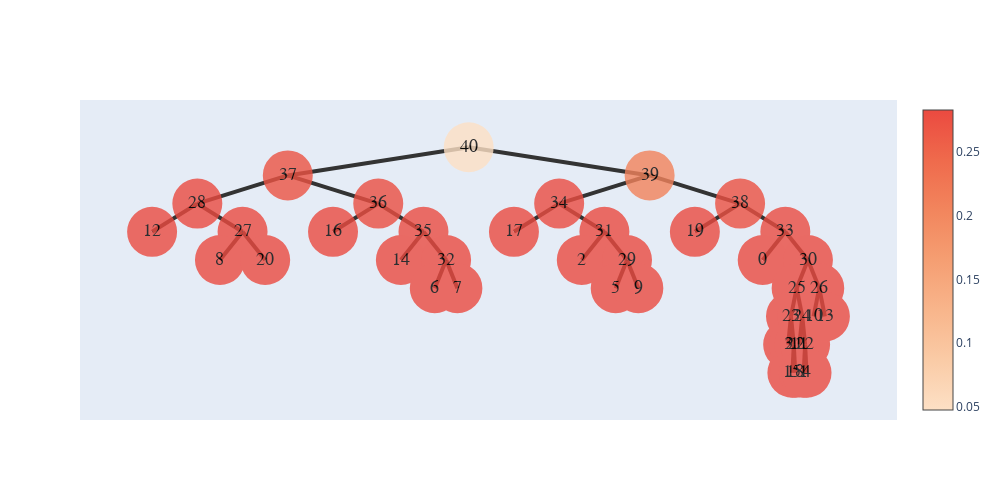

The notebook cell this image was saved under:
### Code cell
nodes1 = [node(name=str(i),son=[]) for i in range(len(uf.tree()))]
for i,j in enumerate(uf.tree()):
    if(j!=-1):
        nodes1[j].son.append(nodes1[i])
    nodes1[i].value=embeddings[i];
    nodes1[i].subson=0
    # if(i==49):
    #     break
show_tree(nodes1[-1]).show_fig()

### Figure 1 — Plotly figure (JSON) as saved in the notebook; plotly's stock layout.template omitted (floating-point values rounded to 4 significant figures)
{"data": [{"hoverinfo": "text", "marker": {"color": [0.04761, 0.2725, 0.283, 0.2831, 0.2831, 0.2831, 0.2831, 0.2785, 0.2831, 0.281, 0.2831, 0.2828, 0.2831, 0.2831, 0.2094, 0.2813, 0.2831, 0.2828, 0.2831, 0.283, 0.2831, 0.2831, 0.2752, 0.2831, 0.281, 0.2831, 0.2826, 0.283, 0.2831, 0.2831, 0.2831, 0.2831, 0.2831, 0.2831, 0.2831, 0.2831, 0.2831, 0.2831, 0.2831, 0.2831, 0.2831], "colorscale": [[0, "rgb(253, 224, 197)"], [0.1667, "rgb(250, 203, 166)"], [0.3333, "rgb(248, 181, 139)"], [0.5, "rgb(245, 158, 114)"], [0.6667, "rgb(242, 133, 93)"], [0.8333, "rgb(239, 106, 76)"], [1, "rgb(235, 74, 64)"]], "showscale": true, "size": 50, "symbol": "circle-dot"}, "mode": "markers+text", "opacity": 0.8, "text": ["40", "37", "28", "12", "27", "8", "20", "36", "16", "35", "14", "32", "6", "7", "39", "34", "17", "31", "2", "29", "5", "9", "38", "19", "33", "0", "30", "25", "23", "3", "21", "15", "18", "24", "11", "22", "1", "4", "26", "10", "13"], "textfont": {"color": "#000000", "family": "sans serif", "size": 18}, "type": "scatter", "x": [5.5, 3.25, 2.125, 1.562, 2.688, 2.406, 2.969, 4.375, 3.812, 4.938, 4.656, 5.219, 5.078, 5.359, 7.75, 6.625, 6.062, 7.188, 6.906, 7.469, 7.328, 7.609, 8.875, 8.312, 9.438, 9.156, 9.719, 9.578, 9.508, 9.473, 9.543, 9.525, 9.561, 9.648, 9.613, 9.684, 9.666, 9.701, 9.859, 9.789, 9.93], "y": [5, 3.5, 2, 0.5, 0.5, -1, -1, 2, 0.5, 0.5, -1, -1, -2.5, -2.5, 3.5, 2, 0.5, 0.5, -1, -1, -2.5, -2.5, 2, 0.5, 0.5, -1, -1, -2.5, -4, -5.5, -5.5, -7, -7, -4, -5.5, -5.5, -7, -7, -2.5, -4, -4]}], "layout": {"height": 500, "shapes": [{"layer": "below", "line": {"color": "#333", "width": 4}, "type": "line", "x0": 5.5, "x1": 5.5, "y0": 5, "y1": 5}, {"layer": "below", "line": {"color": "#333", "width": 4}, "type": "line", "x0": 5.5, "x1": 3.25, "y0": 5, "y1": 3.5}, {"layer": "below", "line": {"color": "#333", "width": 4}, "type": "line", "x0": 3.25, "x1": 2.125, "y0": 3.5, "y1": 2}, {"layer": "below", "line": {"color": "#333", "width": 4}, "type": "line", "x0": 2.125, "x1": 1.562, "y0": 2, "y1": 0.5}, {"layer": "below", "line": {"color": "#333", "width": 4}, "type": "line", "x0": 2.125, "x1": 2.688, "y0": 2, "y1": 0.5}, {"layer": "below", "line": {"color": "#333", "width": 4}, "type": "line", "x0": 2.688, "x1": 2.406, "y0": 0.5, "y1": -1}, {"layer": "below", "line": {"color": "#333", "width": 4}, "type": "line", "x0": 2.688, "x1": 2.969, "y0": 0.5, "y1": -1}, {"layer": "below", "line": {"color": "#333", "width": 4}, "type": "line", "x0": 3.25, "x1": 4.375, "y0": 3.5, "y1": 2}, {"layer": "below", "line": {"color": "#333", "width": 4}, "type": "line", "x0": 4.375, "x1": 3.812, "y0": 2, "y1": 0.5}, {"layer": "below", "line": {"color": "#333", "width": 4}, "type": "line", "x0": 4.375, "x1": 4.938, "y0": 2, "y1": 0.5}, {"layer": "below", "line": {"color": "#333", "width": 4}, "type": "line", "x0": 4.938, "x1": 4.656, "y0": 0.5, "y1": -1}, {"layer": "below", "line": {"color": "#333", "width": 4}, "type": "line", "x0": 4.938, "x1": 5.219, "y0": 0.5, "y1": -1}, {"layer": "below", "line": {"color": "#333", "width": 4}, "type": "line", "x0": 5.219, "x1": 5.078, "y0": -1, "y1": -2.5}, {"layer": "below", "line": {"color": "#333", "width": 4}, "type": "line", "x0": 5.219, "x1": 5.359, "y0": -1, "y1": -2.5}, {"layer": "below", "line": {"color": "#333", "width": 4}, "type": "line", "x0": 5.5, "x1": 7.75, "y0": 5, "y1": 3.5}, {"layer": "below", "line": {"color": "#333", "width": 4}, "type": "line", "x0": 7.75, "x1": 6.625, "y0": 3.5, "y1": 2}, {"layer": "below", "line": {"color": "#333", "width": 4}, "type": "line", "x0": 6.625, "x1": 6.062, "y0": 2, "y1": 0.5}, {"layer": "below", "line": {"color": "#333", "width": 4}, "type": "line", "x0": 6.625, "x1": 7.188, "y0": 2, "y1": 0.5}, {"layer": "below", "line": {"color": "#333", "width": 4}, "type": "line", "x0": 7.188, "x1": 6.906, "y0": 0.5, "y1": -1}, {"layer": "below", "line": {"color": "#333", "width": 4}, "type": "line", "x0": 7.188, "x1": 7.469, "y0": 0.5, "y1": -1}, {"layer": "below", "line": {"color": "#333", "width": 4}, "type": "line", "x0": 7.469, "x1": 7.328, "y0": -1, "y1": -2.5}, {"layer": "below", "line": {"color": "#333", "width": 4}, "type": "line", "x0": 7.469, "x1": 7.609, "y0": -1, "y1": -2.5}, {"layer": "below", "line": {"color": "#333", "width": 4}, "type": "line", "x0": 7.75, "x1": 8.875, "y0": 3.5, "y1": 2}, {"layer": "below", "line": {"color": "#333", "width": 4}, "type": "line", "x0": 8.875, "x1": 8.312, "y0": 2, "y1": 0.5}, {"layer": "below", "line": {"color": "#333", "width": 4}, "type": "line", "x0": 8.875, "x1": 9.438, "y0": 2, "y1": 0.5}, {"layer": "below", "line": {"color": "#333", "width": 4}, "type": "line", "x0": 9.438, "x1": 9.156, "y0": 0.5, "y1": -1}, {"layer": "below", "line": {"color": "#333", "width": 4}, "type": "line", "x0": 9.438, "x1": 9.719, "y0": 0.5, "y1": -1}, {"layer": "below", "line": {"color": "#333", "width": 4}, "type": "line", "x0": 9.719, "x1": 9.578, "y0": -1, "y1": -2.5}, {"layer": "below", "line": {"color": "#333", "width": 4}, "type": "line", "x0": 9.578, "x1": 9.508, "y0": -2.5, "y1": -4}, {"layer": "below", "line": {"color": "#333", "width": 4}, "type": "line", "x0": 9.508, "x1": 9.473, "y0": -4, "y1": -5.5}, {"layer": "below", "line": {"color": "#333", "width": 4}, "type": "line", "x0": 9.508, "x1": 9.543, "y0": -4, "y1": -5.5}, {"layer": "below", "line": {"color": "#333", "width": 4}, "type": "line", "x0": 9.543, "x1": 9.525, "y0": -5.5, "y1": -7}, {"layer": "below", "line": {"color": "#333", "width": 4}, "type": "line", "x0": 9.543, "x1": 9.561, "y0": -5.5, "y1": -7}, {"layer": "below", "line": {"color": "#333", "width": 4}, "type": "line", "x0": 9.578, "x1": 9.648, "y0": -2.5, "y1": -4}, {"layer": "below", "line": {"color": "#333", "width": 4}, "type": "line", "x0": 9.648, "x1": 9.613, "y0": -4, "y1": -5.5}, {"layer": "below", "line": {"color": "#333", "width": 4}, "type": "line", "x0": 9.648, "x1": 9.684, "y0": -4, "y1": -5.5}, {"layer": "below", "line": {"color": "#333", "width": 4}, "type": "line", "x0": 9.684, "x1": 9.666, "y0": -5.5, "y1": -7}, {"layer": "below", "line": {"color": "#333", "width": 4}, "type": "line", "x0": 9.684, "x1": 9.701, "y0": -5.5, "y1": -7}, {"layer": "below", "line": {"color": "#333", "width": 4}, "type": "line", "x0": 9.719, "x1": 9.859, "y0": -1, "y1": -2.5}, {"layer": "below", "line": {"color": "#333", "width": 4}, "type": "line", "x0": 9.859, "x1": 9.789, "y0": -2.5, "y1": -4}, {"layer": "below", "line": {"color": "#333", "width": 4}, "type": "line", "x0": 9.859, "x1": 9.93, "y0": -2.5, "y1": -4}], "width": 1000, "xaxis": {"showgrid": false, "showline": false, "showticklabels": false, "zeroline": false}, "yaxis": {"showgrid": false, "showline": false, "showticklabels": false, "zeroline": false}}}
